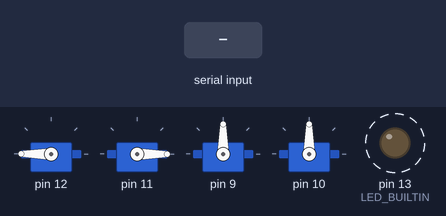
The sketch below on a simulated Arduino Uno, built with avr-gcc and run on an emulated ATmega328P. On the bench: 4 × servo, output pins drawn as LEDs (lit = HIGH). Dashed ring = blinking. The test bench sets the inputs (shaded band). What the sketch prints to the serial monitor is not drawn.

Above: at 0.87 s.
1.3 s: "a\n" received over the second serial link
At 1.63 s:
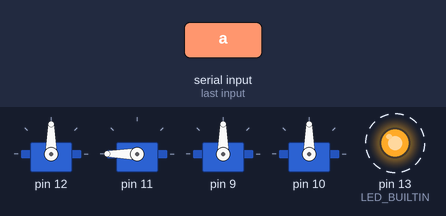
4.3 s: "d\n" received over the second serial link
At 4.64 s:
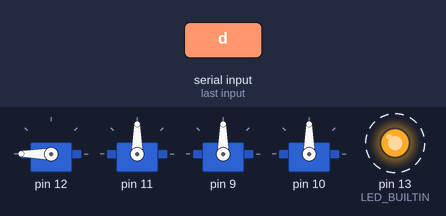
7.3 s: "s\n" received over the second serial link
At 7.65 s:
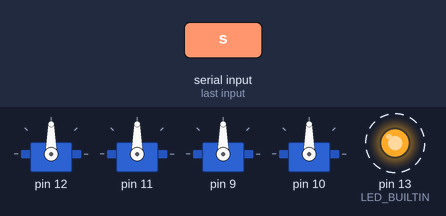
10.3 s: "x\n" received over the second serial link
At 10.66 s:
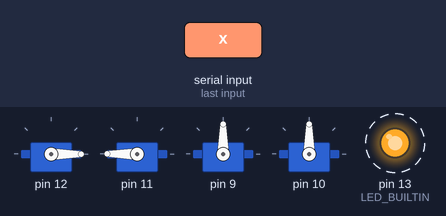
13.3 s: "w\n" received over the second serial link
At 13.68 s:
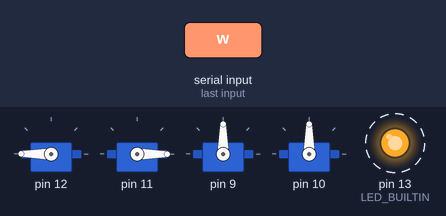
Timing chart, 0 to 17.3 s (numbered marks = the images above; inputs shaded):
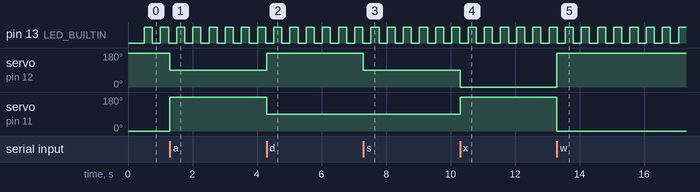

The sketch:

teleop_uno.ino
```cpp
#include <time.h>
#include <Servo.h>
#include "ds_interface.h"

DS_Interface ds(2, 3);


/*
 * Code to suppport lights blinking in the background
 */
int LONG_BLINK = 2000;
int SHORT_BLINK = 1000;
int VERY_SHORT_BLINK = 250;

enum Speed { SLOW, FAST, HYPER, SPEED_ARRAY_SIZE};
Speed speed_state = HYPER;

int speed[SPEED_ARRAY_SIZE] = {LONG_BLINK, SHORT_BLINK, VERY_SHORT_BLINK};

const int LEFT_MOTOR = 12;
const int RIGHT_MOTOR = 11;
const int LEFT_ARM = 9;
const int RIGHT_ARM = 10;

#define  FORWARD 1
#define  REVERSE 2
#define  LEFT    3
#define  RIGHT   4
#define  BACK    5
#define  STOP    6

int current_direction = FORWARD;


Servo left_motor;
Servo right_motor;
Servo left_arm;
Servo right_arm;


void init_blink() {
  pinMode(LED_BUILTIN, OUTPUT);
}

void service_blink(int state) {
  static bool lightOn = false;
  static long state_start_time = 0;
  long current_time = millis();

  if (current_time - state_start_time > speed[state]) {
    //toggle LED - built in LED is on an inverted signal
    if (lightOn) {
      digitalWrite(LED_BUILTIN, HIGH);
      lightOn = false;
      state_start_time = millis();
    } else {
      digitalWrite(LED_BUILTIN, LOW);
      lightOn = true;
      state_start_time = millis();
    }
  }
}

/*
 * code to support driving with motors
 */
void init_motors(int left, int right, int leftarm, int rightarm) {
  left_motor.attach(left);
  right_motor.attach(right);
  left_arm.attach(leftarm);
  right_arm.attach(rightarm);
}

void drivetrain(int dir) {
  switch(dir) {
    case FORWARD:
      left_motor.write(180);
      right_motor.write(0);
      break;
    case REVERSE:
      left_motor.write(0);
      right_motor.write(180);
      break;
    case LEFT:
      left_motor.write(90);
      right_motor.write(180);
      break;
    case RIGHT:
      left_motor.write(180);
      right_motor.write(90);
      break;
    case STOP:
      left_motor.write(90);
      right_motor.write(90);
      break;
  }
}

/*
 * Setup where we initialize subsytems
 */

void setup() {
  Serial.begin(115200);
  Serial.println("Interfacfing arduino with nodemcu");
  ds.init();
  init_blink();
  init_motors(LEFT_MOTOR, RIGHT_MOTOR, LEFT_ARM, RIGHT_ARM);
}

/*
 * loop - where we get input and invoke our programs subsystems
 */
void loop() {
  char input = ds.readInputIfAvailable();
  switch (input) {
    case 'f':
      speed_state = FAST;
      break;
    case 'g':
      speed_state = SLOW;
      break;
    case 'h':
      speed_state = HYPER;
      break;
    case 'w':
      current_direction = FORWARD;
      break;
    case 'a':
      current_direction = LEFT;
      break;
    case 'd':
      current_direction = RIGHT;
      break;
    case 's':
      current_direction = STOP;
      break;
    case 'x':
      current_direction = REVERSE;
      break;
    default:
      // no change to speed state if no keystroke
      break;
  }
  service_blink(speed_state);
  drivetrain(current_direction);
}
```

ds_interface.cpp
```cpp
#include "ds_interface.h"

#define BUFFER_SIZE 10
#define BAUD_RATE 115200
#define SERIAL_TIMEOUT 500

DS_Interface::DS_Interface (int serial_rx, int serial_tx)
    :SoftwareSerial(serial_rx, serial_tx)
{
    // nothing to do in here at this time
}

DS_Interface::~DS_Interface ()
{
    //nothing much to do here at this time
}

void DS_Interface::init()
{
    this->begin(BAUD_RATE);
    this->setTimeout(SERIAL_TIMEOUT);
}

char DS_Interface::readInputIfAvailable()
{
  char bfr[BUFFER_SIZE];
  memset(bfr, 0, BUFFER_SIZE);
  if (this->available() > 0) {
    this->readBytesUntil( '\n',bfr,BUFFER_SIZE);
  }
  return bfr[0];
}
```

ds_interface.h
```cpp
#ifndef DS_INTERFACE
#define DS_INTERFACE

#include <SoftwareSerial.h>

class DS_Interface : public SoftwareSerial {
    public:
        // Create an instance in the overall scope above your code for Setup() & Loop()
        DS_Interface (int serial_rx, int serial_tx);
        virtual ~DS_Interface ();

        // Call from Setup()
        void init();

        /*
         * readInputIfAvailable
         *  Each time this is called it gathers 1 ascii keystroke that was sent from the driver's station
         *  OR
         *  it return a char == '\0' which means there was no keystroke available from the driver's station
         *  The driver's station only sends when the keyboard provides a new keystroke
         *  There is no encoding for non-ascii keys
         */
        char readInputIfAvailable();

    private:
        char bfr[10];

};
#endif
```

Measured:
- after the input at 1.3 s, servo on pin 12: 180° → 90° at once; servo on pin 11: 0° → 180° at once
- after the input at 4.3 s, servo on pin 12: 90° → 180° at once; servo on pin 11: 180° → 90° at once
- after the input at 7.3 s, servo on pin 12: 180° → 90° at once
- after the input at 10.3 s, servo on pin 12: 90° → 0° at once; servo on pin 11: 90° → 180° at once
- after the input at 13.3 s, servo on pin 12: 0° → 180° at once; servo on pin 11: 180° → 0° at once
- by itself, pin 13 (LED_BUILTIN): alternates HIGH for 0.25 s and LOW for 0.25 s
